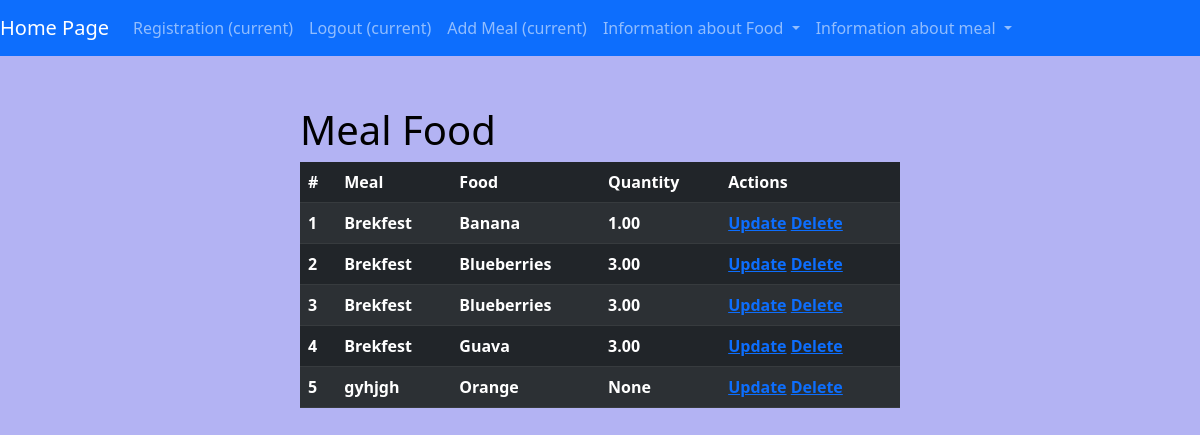
Page /meal_food/ (signed in) on the earlier database version.
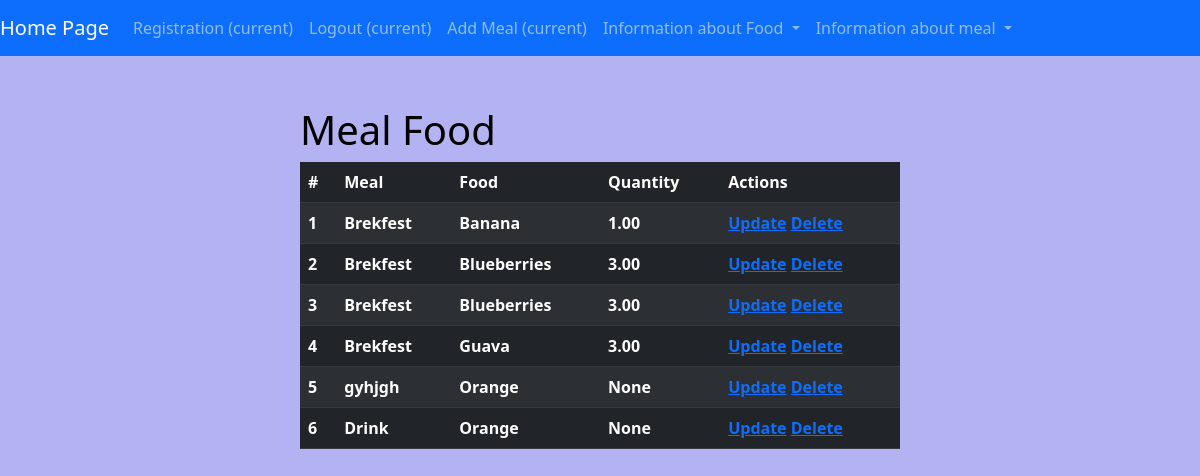
Same page on the later database version.
### calories_counter/models.py (models this page shows, shortened)
class MealFood(models.Model):
    meal = models.ForeignKey(Meal, on_delete=models.CASCADE)
    food = models.ForeignKey(Food, on_delete=models.CASCADE)
    quantity = models.DecimalField(max_digits=5, decimal_places=2, null=True, blank=True)

class Meal(models.Model):
    meal_name = models.CharField(max_length=255)
    foods = models.ManyToManyField(Food, through="MealFood")
    def __str__(self):
        return self.meal_name

class Food(models.Model):
    user = models.ForeignKey(settings.AUTH_USER_MODEL, on_delete=models.CASCADE)
    food_name = models.CharField(max_length=255)
    calories = models.FloatField()
    def __str__(self):
        return self.food_name

### calories_counter/views.py (the view)
# urls.py: path("meal_food/", views.MealFoodView.as_view(), name="meal_food"),
class MealFoodView(LoginRequiredMixin, View):
    def get(self, request):
        meal_foods = MealFood.objects.all()
        return render(request, "calories_counter/meal_food.html", {"meal_foods": meal_foods})

### calories_counter/templates/calories_counter/meal_food.html (shortened to what this page needs)
{% extends 'base.html' %}
{% load static %}
{% block css_files %}
  <link rel="stylesheet" href="{% static 'calories_counter/meal_food.css' %}">
{% endblock %}
{% block content %}
  <div id="user-food-meal">
    <h1>Meal Food</h1>
    <table class="table table-dark table-striped">
      <thead>
      <tr>
        <th>#</th>
        <th>Meal</th>
        <th>Food</th>
        <th>Quantity</th>
        <th>Actions</th>
      </tr>
      </thead>
      {% for meal_food in meal_foods %}
        <tr>
          <th>{{ forloop.counter }}</th>
          <th>{{ meal_food.meal }}</th>
          <th>{{ meal_food.food }}</th>
          <th>{{ meal_food.quantity }}</th>
          <th>
            <a href="">Update</a>
            <a href="">Delete</a>
          </th>
        </tr>
      {% endfor %}
    </table>
  </div>
{% endblock %}

Differences in the rows shown:
added MealFood: meal "Drink", food "Orange", quantity "None"
